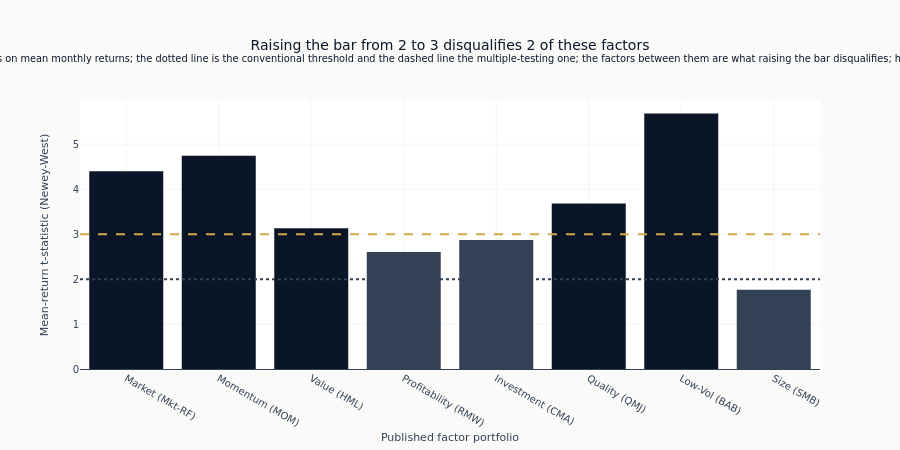

Write notebook code for a chart like this one.
### Markdown cell above
The Harvey threshold belongs on the mean-return t-statistic itself. Bars above
three clear the conservative discovery screen; annualized Sharpe remains in the
hover text as a separate economic-magnitude diagnostic.

### Code cell
fig = go.Figure()
fig.add_trace(
    go.Bar(
        x=[labels.get(factor, factor) for factor in factor_order],
        y=[factor_stats[factor]["t_stat"] for factor in factor_order],
        marker_color=[
            COLORS["blue"]
            if factor_stats[factor]["t_stat"] > DISCOVERY_T_THRESHOLD
            else COLORS["neutral"]
            for factor in factor_order
        ],
        customdata=np.array([[factor_stats[factor]["sharpe"]] for factor in factor_order]),
        hovertemplate="<b>%{x}</b><br>Mean t (NW): %{y:.2f}<br>Annualized Sharpe: "
        "%{customdata[0]:.2f}<extra></extra>",
    )
)
fig.add_hline(y=DISCOVERY_T_THRESHOLD, line_dash="dash", line_color=COLORS["amber"], line_width=2)
fig.add_hline(
    y=CONVENTIONAL_T_THRESHOLD, line_dash="dot", line_color=COLORS["neutral"], line_width=2
)
fig.add_hline(y=0, line_color=COLORS["neutral"], line_width=1)

fig.update_layout(
    title=(
        f"Raising the bar from {CONVENTIONAL_T_THRESHOLD:.0f} to "
        f"{DISCOVERY_T_THRESHOLD:.0f} disqualifies "
        f"{int(stats_df['significant_conventional'].sum() - stats_df['significant_harvey'].sum())}"
        " of these factors"
        "<br><sup>Newey-West t-statistics on mean monthly returns; the dotted line is the "
        "conventional threshold and the dashed line the multiple-testing one; the factors between "
        "them are what raising the bar disqualifies; histories differ by factor</sup>"
    ),
    xaxis_title="Published factor portfolio",
    yaxis_title="Mean-return t-statistic (Newey-West)",
    showlegend=False,
    height=450,
)

fig.show()

### Figure 1 — Plotly figure (JSON) as saved in the notebook; plotly's stock layout.template omitted (floating-point values rounded to 4 significant figures)
{"data": [{"customdata": [[0.4539], [0.464], [0.3459], [0.3678], [0.4105], [0.5049], [0.7072], [0.1839]], "hovertemplate": "<b>%{x}</b><br>Mean t (NW): %{y:.2f}<br>Annualized Sharpe: %{customdata[0]:.2f}<extra></extra>", "marker": {"color": ["#0a1628", "#0a1628", "#0a1628", "#334155", "#334155", "#0a1628", "#0a1628", "#334155"]}, "type": "bar", "x": ["Market (Mkt-RF)", "Momentum (MOM)", "Value (HML)", "Profitability (RMW)", "Investment (CMA)", "Quality (QMJ)", "Low-Vol (BAB)", "Size (SMB)"], "y": [4.397, 4.74, 3.134, 2.607, 2.871, 3.683, 5.68, 1.769]}], "layout": {"height": 450, "shapes": [{"line": {"color": "#D4A84B", "dash": "dash", "width": 2}, "type": "line", "x0": 0, "x1": 1, "xref": "x domain", "y0": 3.0, "y1": 3.0, "yref": "y"}, {"line": {"color": "#334155", "dash": "dot", "width": 2}, "type": "line", "x0": 0, "x1": 1, "xref": "x domain", "y0": 2.0, "y1": 2.0, "yref": "y"}, {"line": {"color": "#334155", "width": 1}, "type": "line", "x0": 0, "x1": 1, "xref": "x domain", "y0": 0, "y1": 0, "yref": "y"}], "showlegend": false, "title": {"text": "Raising the bar from 2 to 3 disqualifies 2 of these factors<br><sup>Newey-West t-statistics on mean monthly returns; the dotted line is the conventional threshold and the dashed line the multiple-testing one; the factors between them are what raising the bar disqualifies; histories differ by factor</sup>"}, "xaxis": {"title": {"text": "Published factor portfolio"}}, "yaxis": {"title": {"text": "Mean-return t-statistic (Newey-West)"}}}}
